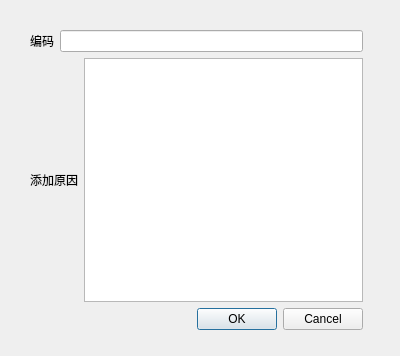
<?xml version="1.0" encoding="UTF-8"?>
<ui version="4.0">
 <class>AddConcernDialog</class>
 <widget class="QDialog" name="AddConcernDialog">
  <property name="geometry">
   <rect>
    <x>0</x>
    <y>0</y>
    <width>400</width>
    <height>356</height>
   </rect>
  </property>
  <property name="windowTitle">
   <string>添加关注</string>
  </property>
  <widget class="QWidget" name="layoutWidget">
   <property name="geometry">
    <rect>
     <x>30</x>
     <y>30</y>
     <width>333</width>
     <height>300</height>
    </rect>
   </property>
   <layout class="QVBoxLayout" name="verticalLayout">
    <item>
     <layout class="QHBoxLayout" name="horizontalLayout">
      <item>
       <widget class="QLabel" name="ts_code_l">
        <property name="text">
         <string>编码</string>
        </property>
       </widget>
      </item>
      <item>
       <widget class="QLineEdit" name="ts_code"/>
      </item>
     </layout>
    </item>
    <item>
     <layout class="QHBoxLayout" name="horizontalLayout_2"/>
    </item>
    <item>
     <layout class="QHBoxLayout" name="horizontalLayout_3">
      <item>
       <widget class="QLabel" name="add_reason_l">
        <property name="text">
         <string>添加原因</string>
        </property>
       </widget>
      </item>
      <item>
       <widget class="QTextEdit" name="add_reason"/>
      </item>
     </layout>
    </item>
    <item>
     <widget class="QDialogButtonBox" name="buttonBox">
      <property name="orientation">
       <enum>Qt::Horizontal</enum>
      </property>
      <property name="standardButtons">
       <set>QDialogButtonBox::Cancel|QDialogButtonBox::Ok</set>
      </property>
     </widget>
    </item>
   </layout>
  </widget>
 </widget>
 <resources/>
 <connections>
  <connection>
   <sender>buttonBox</sender>
   <signal>accepted()</signal>
   <receiver>AddConcernDialog</receiver>
   <slot>accept()</slot>
   <hints>
    <hint type="sourcelabel">
     <x>248</x>
     <y>254</y>
    </hint>
    <hint type="destinationlabel">
     <x>157</x>
     <y>274</y>
    </hint>
   </hints>
  </connection>
  <connection>
   <sender>buttonBox</sender>
   <signal>rejected()</signal>
   <receiver>AddConcernDialog</receiver>
   <slot>reject()</slot>
   <hints>
    <hint type="sourcelabel">
     <x>316</x>
     <y>260</y>
    </hint>
    <hint type="destinationlabel">
     <x>286</x>
     <y>274</y>
    </hint>
   </hints>
  </connection>
 </connections>
</ui>
